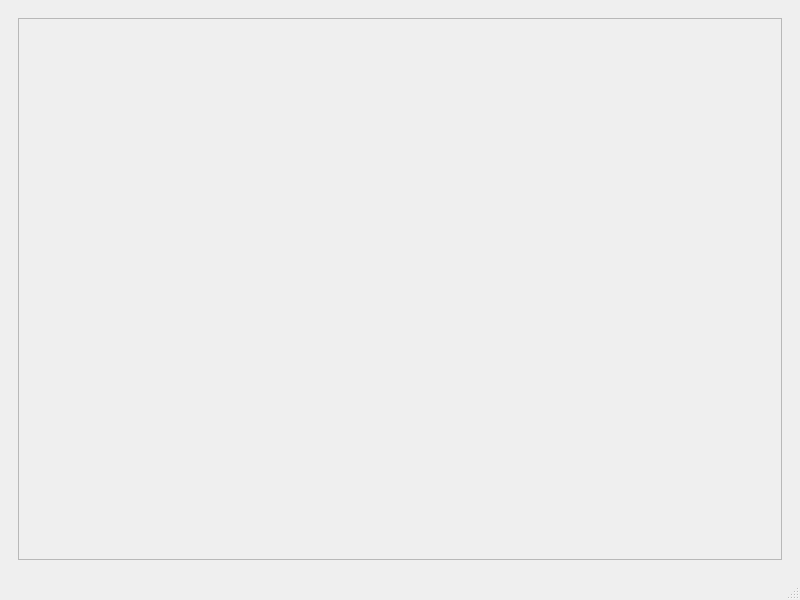
<?xml version="1.0" encoding="UTF-8"?>
<ui version="4.0">
 <class>MainWindow</class>
 <widget class="QMainWindow" name="MainWindow">
  <property name="geometry">
   <rect>
    <x>0</x>
    <y>0</y>
    <width>800</width>
    <height>600</height>
   </rect>
  </property>
  <property name="windowTitle">
   <string>MainWindow</string>
  </property>
  <widget class="QWidget" name="centralwidget">
   <layout class="QGridLayout" name="gridLayout">
    <item row="0" column="0">
     <widget class="QStackedWidget" name="stackedWidget">
      <widget class="QWidget" name="page">
       <layout class="QGridLayout" name="gridLayout_2">
        <item row="0" column="0">
         <widget class="QScrollArea" name="scrollArea">
          <property name="widgetResizable">
           <bool>true</bool>
          </property>
          <widget class="QWidget" name="scrollAreaWidgetContents">
           <property name="geometry">
            <rect>
             <x>0</x>
             <y>0</y>
             <width>754</width>
             <height>503</height>
            </rect>
           </property>
          </widget>
         </widget>
        </item>
       </layout>
      </widget>
      <widget class="QWidget" name="page_2"/>
     </widget>
    </item>
   </layout>
  </widget>
  <widget class="QMenuBar" name="menubar">
   <property name="geometry">
    <rect>
     <x>0</x>
     <y>0</y>
     <width>800</width>
     <height>26</height>
    </rect>
   </property>
  </widget>
  <widget class="QStatusBar" name="statusbar"/>
 </widget>
 <resources/>
 <connections/>
</ui>
